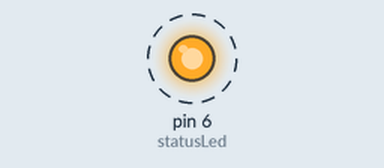
Bench run of a sketch on a simulated Arduino Uno, built with avr-gcc and run on an emulated ATmega328P. On the bench: output pins drawn as LEDs (lit = HIGH). Dashed ring = blinking.

Above: at 0.2 s.
Timing chart, 0 to 3.0 s (numbered marks = the images above):
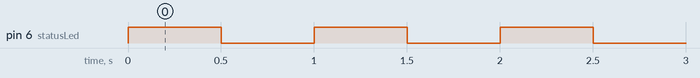

The sketch:

MQ135_Step1.ino
```cpp
#define RISCALDAMENTO 1
#define CALIBRAZIONE 2
#define FUNZIONAMENTO 3

// Tempi delle singole fasi
unsigned long tempoDiRiscaldamento = 600000;              // 10 minuti - ma deve essere almeno 24 ore
int tempoLampeggiamentoRiscaldamento = 500;               // Mezzo secondo

unsigned long startTime;

int status[] = {RISCALDAMENTO, CALIBRAZIONE, FUNZIONAMENTO};
int currentStatus = 0;

int statusLed = 6;

void setup() {
    Serial.begin(9600);

    pinMode(statusLed, OUTPUT);

    startTime = millis();
}

void loop() {
  switch (status[currentStatus]) {
    case RISCALDAMENTO:
      if((millis() - startTime) < tempoDiRiscaldamento){
        lampeggiaPerRiscaldamento();
      } else {
        currentStatus++;
      }
      break;
    case CALIBRAZIONE:
      // Da implementare
      Serial.println("Stato Calibrazione!!!!");
      delay(10000);
      break;
    case FUNZIONAMENTO:
      // Da implementare
      Serial.println("Stato Funzionamento!!!!");
      delay(10000);
      break;
    default:
      Serial.println("Stato sconosciuto!!!!");
      delay(1000);
  }
}

void lampeggiaPerRiscaldamento() {
  digitalWrite(statusLed, HIGH);
  delay(tempoLampeggiamentoRiscaldamento);
  digitalWrite(statusLed, LOW);
  delay(tempoLampeggiamentoRiscaldamento);
}
```

Measured:
- by itself, pin 6 (statusLed): alternates HIGH for 0.50 s and LOW for 0.50 s
